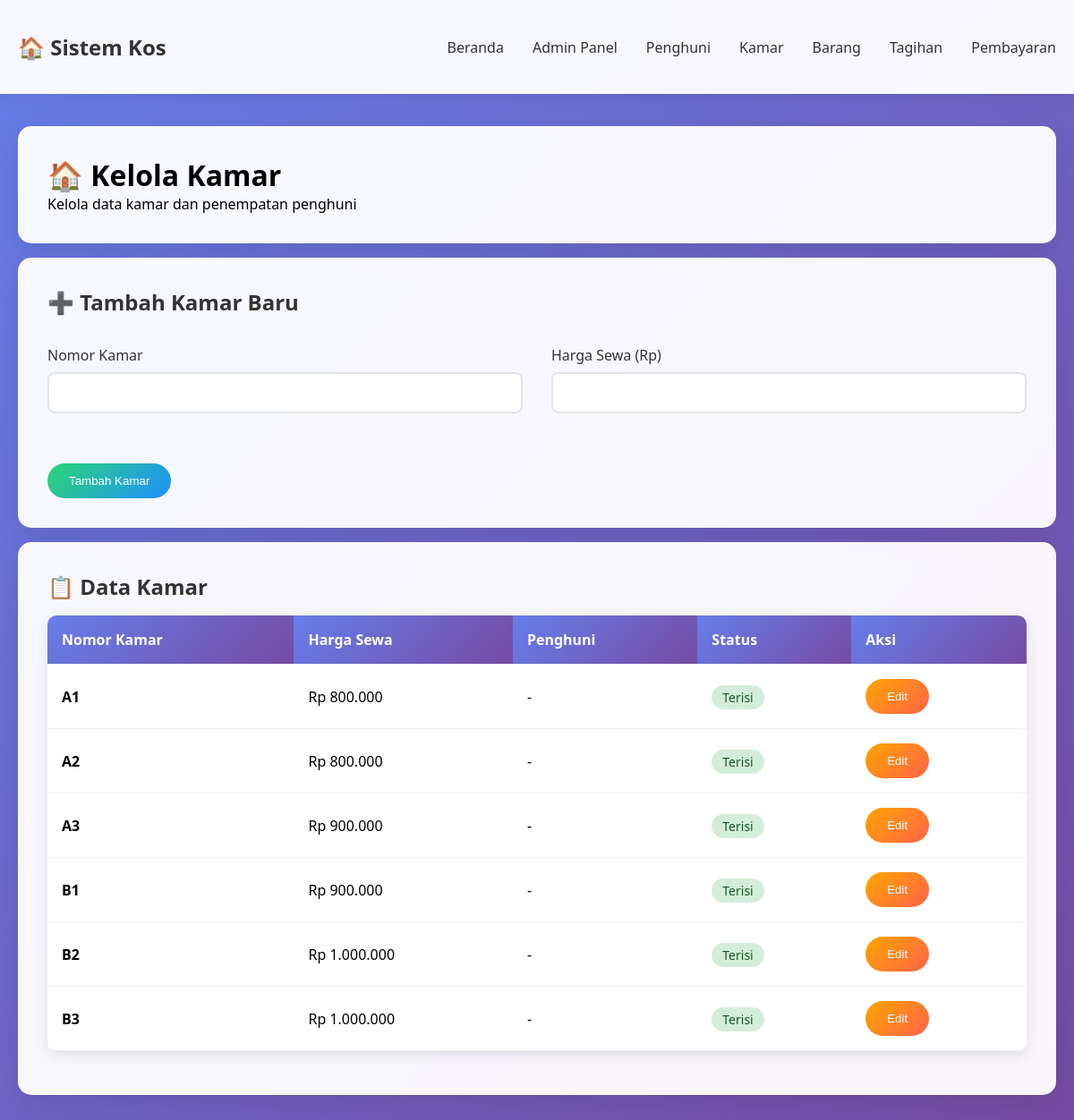
Page /admin/kamar.php on the committed database.
### tables this page shows
CREATE TABLE tb_kamar (
    id INT AUTO_INCREMENT PRIMARY KEY,
    nomor VARCHAR(10) UNIQUE NOT NULL,
    harga DECIMAL(10,2) NOT NULL
);

### admin/kamar.php (the view, shortened to what this page needs)
<?php
$database = new Database();
$db = $database->getConnection();
$query = "
    SELECT k.*,
           p.nama as nama_penghuni,
           p.id as id_penghuni,
           CASE
               WHEN kp.tgl_keluar IS NULL AND p.tgl_keluar IS NULL THEN 'Terisi'
               ELSE 'Kosong'
           END as status
    FROM tb_kamar k
    LEFT JOIN tb_kmr_penghuni kp ON k.id = kp.id_kamar AND kp.tgl_keluar IS NULL
    LEFT JOIN tb_penghuni p ON kp.id_penghuni = p.id AND p.tgl_keluar IS NULL
    ORDER BY k.nomor
";
$stmt = $db->prepare($query);
$stmt->execute();
?>
<!DOCTYPE html>
<html lang="id">
<head>
    <link rel="stylesheet" href="../assets/css/style.css">
</head>
<body>
    <nav class="navbar">
        <div class="container">
            <a href="../index.php" class="logo">🏠 Sistem Kos</a>
            <ul class="nav-links">
                <li><a href="../index.php">Beranda</a></li>
                <li><a href="index.php">Admin Panel</a></li>
                <li><a href="penghuni.php">Penghuni</a></li>
                <li><a href="kamar.php">Kamar</a></li>
                <li><a href="barang.php">Barang</a></li>
                <li><a href="tagihan.php">Tagihan</a></li>
                <li><a href="pembayaran.php">Pembayaran</a></li>
            </ul>
        </div>
    </nav>
    <div class="container">
        <div class="card">
            <h1>🏠 Kelola Kamar</h1>
            <p>Kelola data kamar dan penempatan penghuni</p>
        </div>
        <div class="card">
            <h2>➕ Tambah Kamar Baru</h2>
            <form method="POST" action="">
                <div class="grid">
                    <div class="form-group">
                        <label for="nomor">Nomor Kamar</label>
                        <input type="text" id="nomor" name="nomor" class="form-control" required>
                    </div>
                    <div class="form-group">
                        <label for="harga">Harga Sewa (Rp)</label>
                        <input type="number" id="harga" name="harga" class="form-control" required>
                    </div>
                </div>
                <button type="submit" class="btn btn-success">Tambah Kamar</button>
            </form>
        </div>
        <div class="card">
            <h2>📋 Data Kamar</h2>
            <table class="table">
                <thead>
                    <tr>
                        <th>Nomor Kamar</th>
                        <th>Harga Sewa</th>
                        <th>Penghuni</th>
                        <th>Status</th>
                        <th>Aksi</th>
                    </tr>
                </thead>
                <tbody>
                    <?php while ($row = $stmt->fetch(PDO::FETCH_ASSOC)): ?>
                        <tr>
                            <td><strong><?= htmlspecialchars($row['nomor']) ?></strong></td>
                            <td>Rp <?= number_format($row['harga'], 0, ',', '.') ?></td>
                            <td><?= $row['nama_penghuni'] ?: '-' ?></td>
                            <td>
                                <span class="status-badge <?= $row['status'] == 'Terisi' ? 'status-berpenghuni' : 'status-kosong' ?>">
                                    <?= $row['status'] ?>
                                </span>
                            </td>
                            <td>
                                <button onclick="editKamar(<?= $row['id'] ?>)" class="btn btn-warning">Edit</button>
                            </td>
                        </tr>
                    <?php endwhile; ?>
                </tbody>
            </table>
        </div>
    </div>
</body>
</html>

### assets/css/style.css (style rules this page uses)
* { margin: 0; padding: 0; box-sizing: border-box; }
body { font-family: 'Segoe UI', Tahoma, Geneva, Verdana, sans-serif; background: linear-gradient(135deg, #667eea 0%, #764ba2 100%); min-height: 100vh; }
.container { max-width: 1200px; margin: 0 auto; padding: 20px; }
.navbar { background: rgba(255, 255, 255, 0.95); backdrop-filter: blur(10px); padding: 1rem 0; box-shadow: 0 2px 20px rgba(0, 0, 0, 0.1); position: sticky; top: 0; z-index: 1000; }
.navbar .container { display: flex; justify-content: space-between; align-items: center; }
.logo { font-size: 1.5rem; font-weight: bold; color: #333; text-decoration: none; }
.nav-links { display: flex; list-style: none; gap: 2rem; }
.nav-links a { text-decoration: none; color: #333; font-weight: 500; transition: color 0.3s ease; }
.card { background: rgba(255, 255, 255, 0.95); backdrop-filter: blur(10px); border-radius: 15px; padding: 2rem; margin: 1rem 0; box-shadow: 0 8px 32px rgba(0, 0, 0, 0.1); border: 1px solid rgba(255, 255, 255, 0.2); }
.card h2 { color: #333; margin-bottom: 1rem; font-size: 1.5rem; }
.btn { display: inline-block; padding: 0.75rem 1.5rem; background: linear-gradient(135deg, #667eea 0%, #764ba2 100%); color: white; text-decoration: none; border-radius: 25px; border: none; cursor: pointer; font-weight: 500; transition: transform 0.3s ease, box-shadow 0.3s ease; }
.btn-success { background: linear-gradient(135deg, #2ed573 0%, #1e90ff 100%); }
.btn-warning { background: linear-gradient(135deg, #ffa502 0%, #ff6348 100%); }
.table { width: 100%; border-collapse: collapse; margin: 1rem 0; background: white; border-radius: 10px; overflow: hidden; box-shadow: 0 4px 15px rgba(0, 0, 0, 0.1); }
.table th, .table td { padding: 1rem; text-align: left; border-bottom: 1px solid #eee; }
.table th { background: linear-gradient(135deg, #667eea 0%, #764ba2 100%); color: white; font-weight: 600; }
.form-group { margin-bottom: 1.5rem; }
.form-group label { display: block; margin-bottom: 0.5rem; font-weight: 500; color: #333; }
.form-control { width: 100%; padding: 0.75rem; border: 2px solid #e1e5e9; border-radius: 8px; font-size: 1rem; transition: border-color 0.3s ease; }
.grid { display: grid; grid-template-columns: repeat(auto-fit, minmax(300px, 1fr)); gap: 2rem; margin: 2rem 0; }
.status-badge { padding: 0.25rem 0.75rem; border-radius: 20px; font-size: 0.875rem; font-weight: 500; }
.status-berpenghuni { background: #d4edda; color: #155724; }

### rows in the picture
tb_kamar: nomor "A1", harga "800.000", nama_penghuni "-", status "Terisi"
tb_kamar: nomor "A2", harga "800.000", nama_penghuni "-", status "Terisi"
tb_kamar: nomor "A3", harga "900.000", nama_penghuni "-", status "Terisi"
tb_kamar: nomor "B1", harga "900.000", nama_penghuni "-", status "Terisi"
tb_kamar: nomor "B2", harga "1.000.000", nama_penghuni "-", status "Terisi"
tb_kamar: nomor "B3", harga "1.000.000", nama_penghuni "-", status "Terisi"
